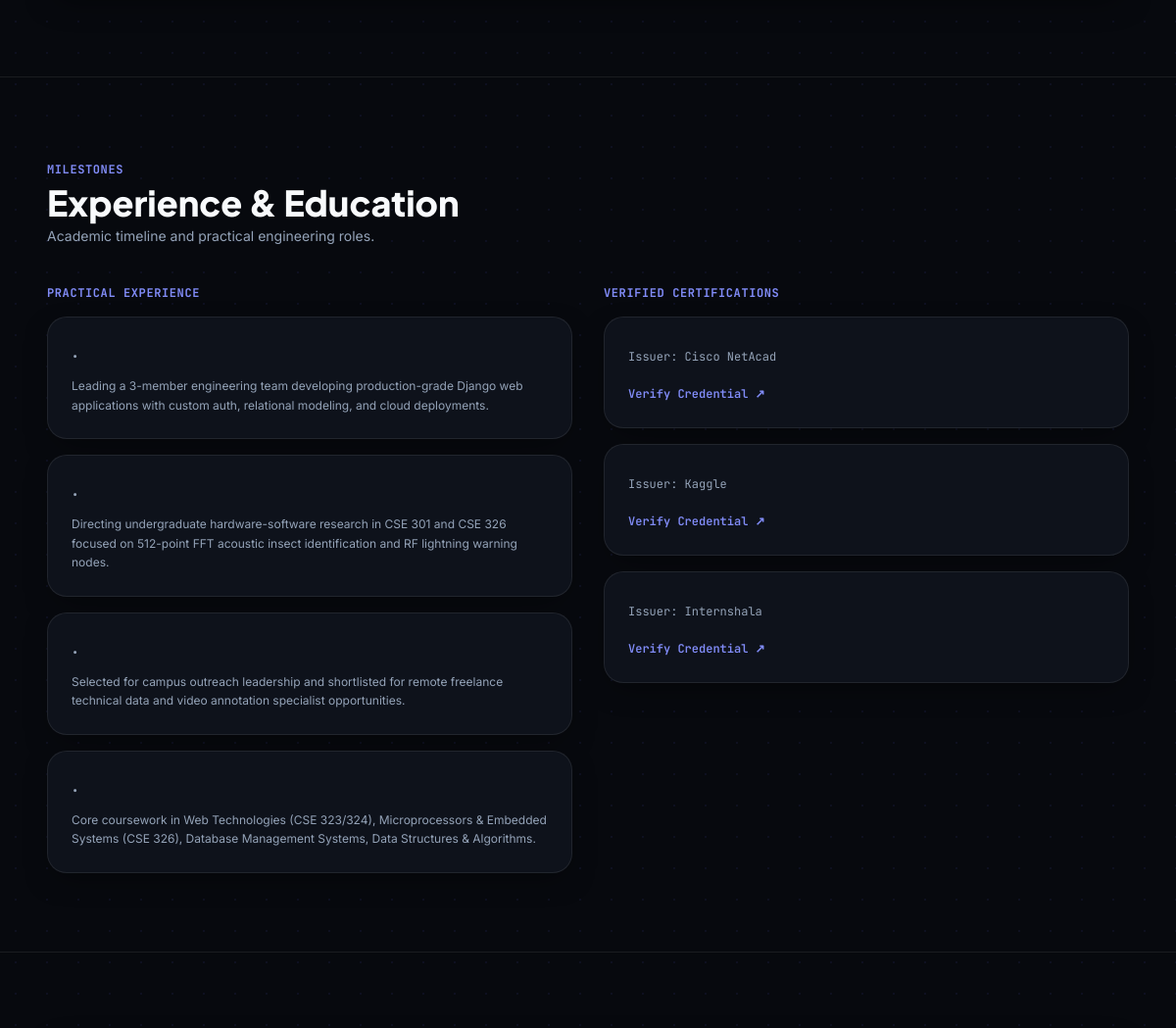
/ (middle part), run on an earlier commit of the app's database.
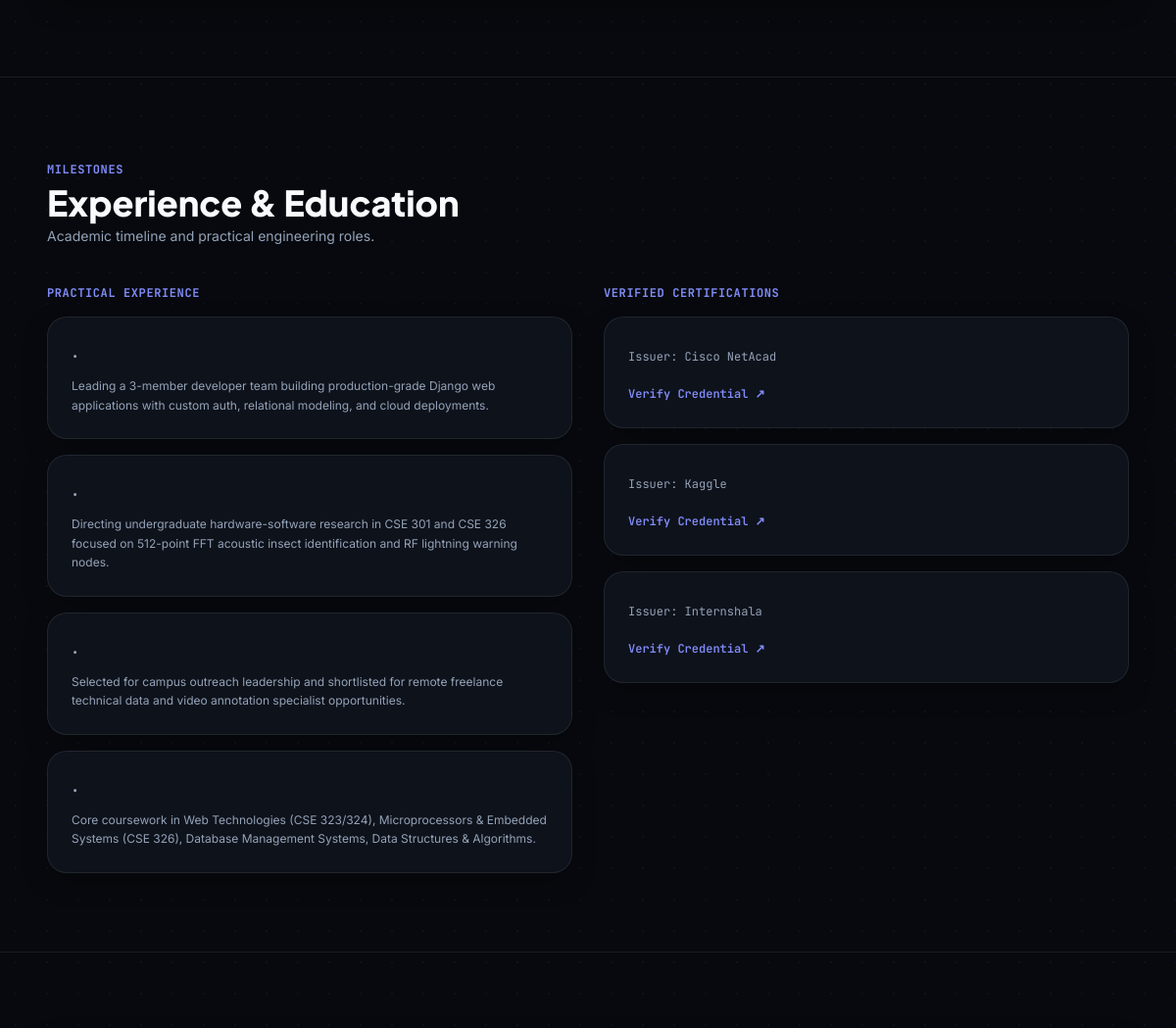
And on a later commit of the database.
### core/models.py (models this page shows, shortened)
class Experience(models.Model):
    role_title = models.CharField(max_length=180)
    organization = models.CharField(max_length=180)
    period = models.CharField(max_length=80)
    description = models.TextField()
    badge_metric = models.CharField(max_length=100, blank=True, default="")
    order = models.PositiveIntegerField(default=0)
    visible = models.BooleanField(default=True)
    class Meta:
        ordering = ["order", "id"]

class Certificate(models.Model):
    title = models.CharField(max_length=200)
    issuer = models.CharField(max_length=150)
    issue_date = models.CharField(max_length=60, default="2026")
    credential_url = models.URLField(blank=True, default="")
    image = models.ImageField(upload_to="certificates/", blank=True, null=True)
    image_url = models.CharField(max_length=500, blank=True, default="")
    order = models.PositiveIntegerField(default=0)
    visible = models.BooleanField(default=True)
    class Meta:
        ordering = ["order", "id"]

### core/views.py (the view)
# urls.py: path("", views.home_view, name="home"),
def home_view(request):
    site_settings, about = get_or_seed_canonical_data()
    skill_groups = SkillGroup.objects.filter(visible=True).prefetch_related(
        "skills"
    ).order_by("order")
    projects = Project.objects.filter(visible=True).order_by("order")
    experiences = Experience.objects.filter(visible=True).order_by("order")
    certificates = Certificate.objects.filter(visible=True).order_by("order")
    context = {
        "settings": site_settings,
        "about": about,
        "skill_groups": skill_groups,
        "projects": projects,
        "experiences": experiences,
        "certificates": certificates,
    }
    return render(request, "core/index.html", context)

### core/views.py (called while the page is built)
def get_or_seed_canonical_data():
    if not SiteSettings.objects.exists() or not Project.objects.exists():
        run_canonical_seed()
    return SiteSettings.objects.first(), About.objects.first()

### templates/core/index.html (shortened to what this page needs)
{% load static %}
<!DOCTYPE html>
<html lang="en" data-theme="dark" class="scroll-smooth">
<head>
  <script src="https://cdn.tailwindcss.com/3.4.17"></script>
</head>
<body class="selection:bg-indigo-500 selection:text-white">
  <section id="about-me" class="py-16 sm:py-20 border-t" style="border-color: var(--border-subtle);">
  </section>
  <section id="experience" class="py-16 sm:py-20 border-t" style="border-color: var(--border-subtle);">
    <div class="fluid-container space-y-10">
      <div>
        <span class="text-xs font-mono font-bold uppercase tracking-wider text-indigo-400">Milestones</span>
        <h2 class="text-3xl sm:text-4xl font-extrabold font-heading mt-1" style="color: var(--text-primary);">Experience &amp; Education</h2>
        <p class="text-sm mt-1" style="color: var(--text-secondary);">Academic timeline and practical engineering roles.</p>
      </div>
      <div class="grid grid-cols-1 lg:grid-cols-2 gap-8">
        <div class="space-y-4">
          <h3 class="font-mono font-bold text-xs uppercase tracking-wider text-indigo-400">Practical Experience</h3>
          <div class="space-y-4">
            {% for e in experiences %}
            <div class="portfolio-card p-6 space-y-2">
              <p class="text-xs font-mono font-medium" style="color: var(--text-secondary);">{{ e.company }} • {{ e.location }}</p>
              <p class="text-xs leading-relaxed pt-1" style="color: var(--text-secondary);">{{ e.description }}</p>
            </div>
            {% endfor %}
          </div>
        </div>
        <div class="space-y-4">
          <h3 class="font-mono font-bold text-xs uppercase tracking-wider text-indigo-400">Verified Certifications</h3>
          <div class="space-y-4">
            {% for c in certificates %}
            <div class="portfolio-card p-6 space-y-2">
              <p class="text-xs font-mono" style="color: var(--text-secondary);">Issuer: {{ c.issuer }}</p>
              {% if c.credential_url %}
              <div class="pt-2">
                <a href="{{ c.credential_url }}" target="_blank" rel="noopener" class="text-xs font-mono font-semibold text-indigo-400 hover:underline">
                  Verify Credential ↗
                </a>
              </div>
              {% endif %}
            </div>
            {% endfor %}
          </div>
        </div>
      </div>
    </div>
  </section>
  <section id="contact" class="py-16 sm:py-20 border-t" style="border-color: var(--border-subtle);">
  </section>
</body>
</html>

What changed in the data, as far as the page shows it:
removed Experience: description "Leading a 3-member engineering team developing production-grade Django web applications with custom auth, relational modeling, and cloud deployments."
added Experience: description "Leading a 3-member developer team building production-grade Django web applications with custom auth, relational modeling, and cloud deployments."
